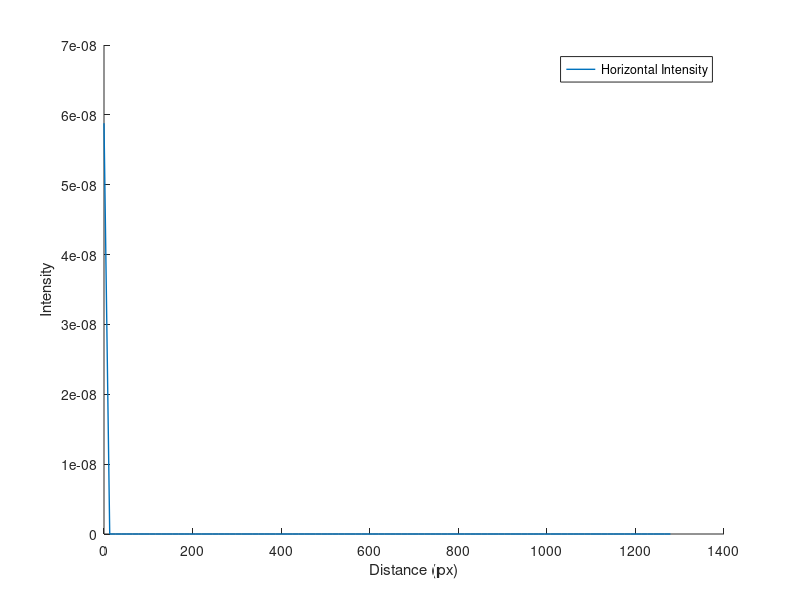

Write the MATLAB code that produced this figure.
%% Import data from text files
h_data = importdata('saved_data/h_list_1.txt')

%% Plotting horizontal data into MATLAB's graphing function
h_domain = 0:1:1279;    % Defined domain as from 0 to 1279 in steps of 1

%figure(1)               % Figure value of 1 for the horizontal data
%plot(h_domain,h_data,'LineWidth',1)   % Plotting the imported horizontla data

%% Single ircle aperture
n = 51 ; % size of matrix, odd
R = 0.000485/2 ; % radius
n2 = floor(n/2) ;
[x,y] = meshgrid(-n2:n2) ;
circ = sqrt(x.^2 + y.^2) < R ;

%M = double(M) ; % convert from logical to double
%imshow(M)

%% Plot Bessel function - need to adapt this for my own image analyser
% Defining the domain for the theoretical function
theo_domain = sqrt(linspace(0,1279,100).^2 + linspace(0,1023,100).^2)

x = linspace(0,1279,100)
y = linspace(0,1023,100)

% Defining constants for the Fourier Transformed function
lmda = 700 * 10^(-9) % Wavelength of laser in m
fl = 0.51 % Focal length of lens used in m
d = 0.001745 % Distance between circular apertures in m
D = 0.000485 % Averaged diameter of the size of one circular aperture in m

u = 1/(lmda*fl)
v = 1/(lmda*fl)

size(theo_domain)

% Calculating the Fourier Transformed function
%f = (besselj(0,theo_domain-690) * cos(pi) * 190).^2
bsl = besselj(0,(pi*sqrt((u*x).^2+(v*y).^2)*D))
f = ((2 * cos(pi*u*x*d).*bsl*(pi*D^2))/(4*pi*D)).^2

%figure(2)               % Figure value of 2 for the theoretical data
hold on
plot(x,f,'LineWidth',1)
%xlim([0 1280])           % Setting axis limits
%ylim([0 255])
hold off
%axis([0 20 -.5 1])
grid off
legend('Horizontal Intensity','Theoretical Model','Location','Best')
%title('Bessel Functions of the First Kind for v = 0')
xlabel('Distance (px)')
ylabel('Intensity')
